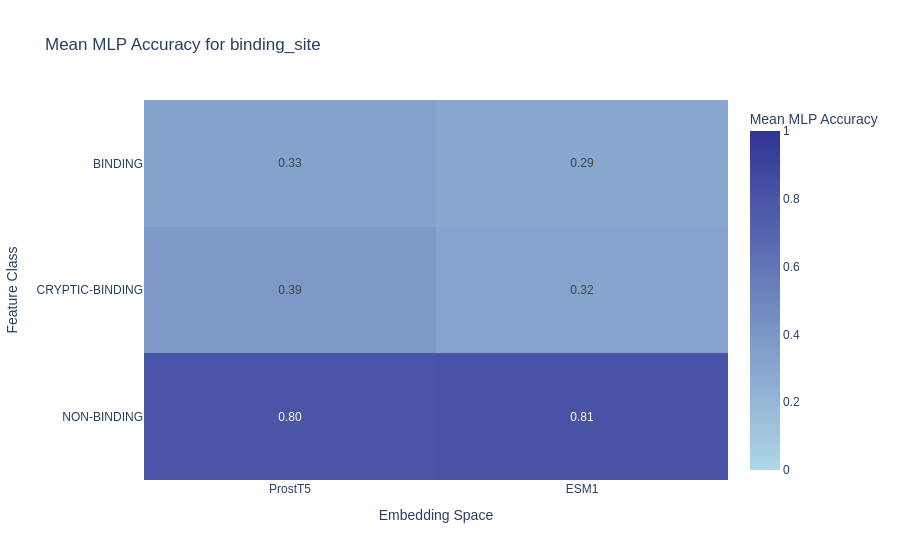

This figure's notebook cell:
### Code cell
plot_results(results)

### Figure 1 — Plotly figure (JSON) as saved in the notebook; plotly's stock layout.template omitted (floating-point values rounded to 4 significant figures)
{"data": [{"coloraxis": "coloraxis", "hovertemplate": "Embedding Space: %{x}<br>Feature Class: %{y}<br>Mean MLP Accuracy: %{z}<extra></extra>", "name": "0", "texttemplate": "%{z:.2f}", "type": "heatmap", "x": ["ProstT5", "ESM1"], "xaxis": "x", "y": ["BINDING", "CRYPTIC-BINDING", "NON-BINDING"], "yaxis": "y", "z": [[0.3262, 0.2936], [0.3869, 0.3186], [0.7999, 0.8079]]}], "layout": {"coloraxis": {"cmax": 1, "cmin": 0, "colorbar": {"title": {"text": "Mean MLP Accuracy"}}, "colorscale": [[0, "lightblue"], [1, "#303496"]]}, "font": {"family": "Arial"}, "title": {"text": "Mean MLP Accuracy for binding_site"}, "xaxis": {"anchor": "y", "domain": [0, 1], "title": {"text": "Embedding Space"}}, "yaxis": {"anchor": "x", "autorange": "reversed", "domain": [0, 1], "title": {"text": "Feature Class"}}}}
